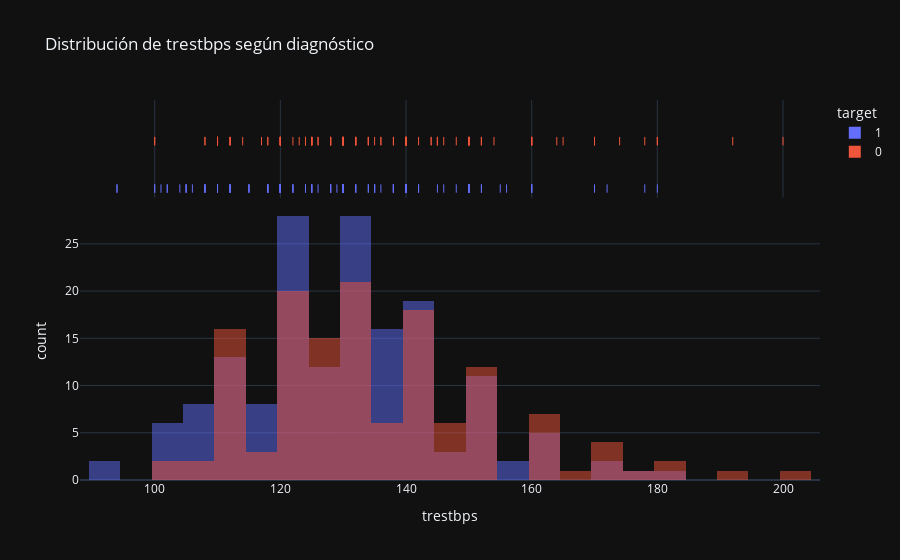
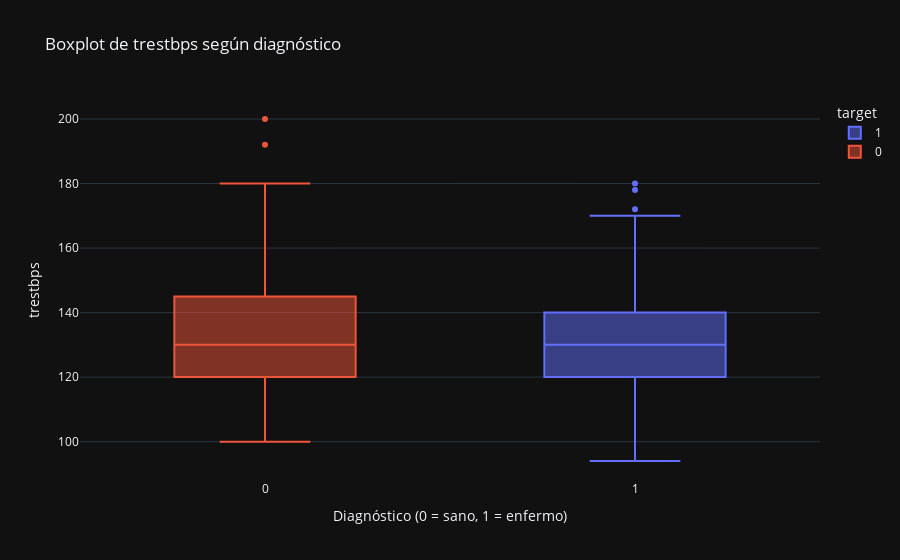

Notebook code for these charts, in order:
### Code cell
fig_hist_trestbps = pio.read_json("eda_heart_json/trestbps_hist.json")
fig_hist_trestbps.show()

fig_box_trestbps = pio.read_json("eda_heart_json/trestbps_box.json")
fig_box_trestbps.show()

### Figure 1 — Plotly figure (JSON) as saved in the notebook; plotly's stock layout.template omitted (floating-point values rounded to 4 significant figures; data arrays with more than 128 entries replaced by an {"elided": "..."} marker saying what was removed)
{"data": [{"alignmentgroup": "True", "bingroup": "x", "hovertemplate": "target=1<br>trestbps=%{x}<br>count=%{y}<extra></extra>", "legendgroup": "1", "marker": {"color": "#636EFA", "opacity": 0.5, "pattern": {"shape": ""}}, "name": "1", "nbinsx": 40, "offsetgroup": "1", "orientation": "v", "showlegend": true, "type": "histogram", "x": {"elided": "165 int values"}, "xaxis": "x", "yaxis": "y"}, {"alignmentgroup": "True", "boxpoints": "all", "fillcolor": "rgba(255,255,255,0)", "hoveron": "points", "hovertemplate": "target=1<br>trestbps=%{x}<extra></extra>", "jitter": 0, "legendgroup": "1", "line": {"color": "rgba(255,255,255,0)"}, "marker": {"color": "#636EFA", "symbol": "line-ns-open"}, "name": "1", "offsetgroup": "1", "showlegend": false, "type": "box", "x": {"elided": "165 int values"}, "xaxis": "x2", "yaxis": "y2"}, {"alignmentgroup": "True", "bingroup": "x", "hovertemplate": "target=0<br>trestbps=%{x}<br>count=%{y}<extra></extra>", "legendgroup": "0", "marker": {"color": "#EF553B", "opacity": 0.5, "pattern": {"shape": ""}}, "name": "0", "nbinsx": 40, "offsetgroup": "0", "orientation": "v", "showlegend": true, "type": "histogram", "x": {"elided": "138 int values"}, "xaxis": "x", "yaxis": "y"}, {"alignmentgroup": "True", "boxpoints": "all", "fillcolor": "rgba(255,255,255,0)", "hoveron": "points", "hovertemplate": "target=0<br>trestbps=%{x}<extra></extra>", "jitter": 0, "legendgroup": "0", "line": {"color": "rgba(255,255,255,0)"}, "marker": {"color": "#EF553B", "symbol": "line-ns-open"}, "name": "0", "offsetgroup": "0", "showlegend": false, "type": "box", "x": {"elided": "138 int values"}, "xaxis": "x2", "yaxis": "y2"}], "layout": {"autosize": true, "barmode": "overlay", "legend": {"title": {"text": "target"}, "tracegroupgap": 0}, "title": {"text": "Distribución de trestbps según diagnóstico"}, "xaxis": {"anchor": "y", "autorange": true, "domain": [0, 1], "range": [88.11, 205.9], "title": {"text": "trestbps"}, "type": "linear"}, "xaxis2": {"anchor": "y2", "autorange": true, "domain": [0, 1], "matches": "x", "range": [88.11, 205.9], "showgrid": true, "showticklabels": false, "type": "linear"}, "yaxis": {"anchor": "x", "autorange": true, "domain": [0, 0.7326], "range": [0, 29.47], "title": {"text": "count"}}, "yaxis2": {"anchor": "x2", "autorange": true, "domain": [0.7426, 1], "matches": "y2", "range": [-0.6385, 1.5], "showgrid": false, "showline": false, "showticklabels": false, "ticks": "", "type": "category"}}}

### Figure 2 — Plotly figure (JSON) as saved in the notebook; plotly's stock layout.template omitted (floating-point values rounded to 4 significant figures; data arrays with more than 128 entries replaced by an {"elided": "..."} marker saying what was removed)
{"data": [{"alignmentgroup": "True", "boxpoints": "outliers", "hovertemplate": "target=%{x}<br>trestbps=%{y}<extra></extra>", "legendgroup": "1", "marker": {"color": "#636EFA"}, "name": "1", "notched": false, "offsetgroup": "1", "orientation": "v", "showlegend": true, "type": "box", "x": {"elided": "165 int values"}, "x0": " ", "xaxis": "x", "y": {"elided": "165 int values"}, "y0": " ", "yaxis": "y"}, {"alignmentgroup": "True", "boxpoints": "outliers", "hovertemplate": "target=%{x}<br>trestbps=%{y}<extra></extra>", "legendgroup": "0", "marker": {"color": "#EF553B"}, "name": "0", "notched": false, "offsetgroup": "0", "orientation": "v", "showlegend": true, "type": "box", "x": {"elided": "138 int values"}, "x0": " ", "xaxis": "x", "y": {"elided": "138 int values"}, "y0": " ", "yaxis": "y"}], "layout": {"autosize": true, "boxmode": "overlay", "legend": {"title": {"text": "target"}, "tracegroupgap": 0}, "title": {"text": "Boxplot de trestbps según diagnóstico"}, "xaxis": {"anchor": "y", "autorange": true, "categoryarray": [1, 0], "categoryorder": "array", "domain": [0, 1], "range": [-0.5, 1.5], "title": {"text": "Diagnóstico (0 = sano, 1 = enfermo)"}, "type": "linear"}, "yaxis": {"anchor": "x", "autorange": true, "domain": [0, 1], "range": [88.11, 205.9], "title": {"text": "trestbps"}, "type": "linear"}}}
